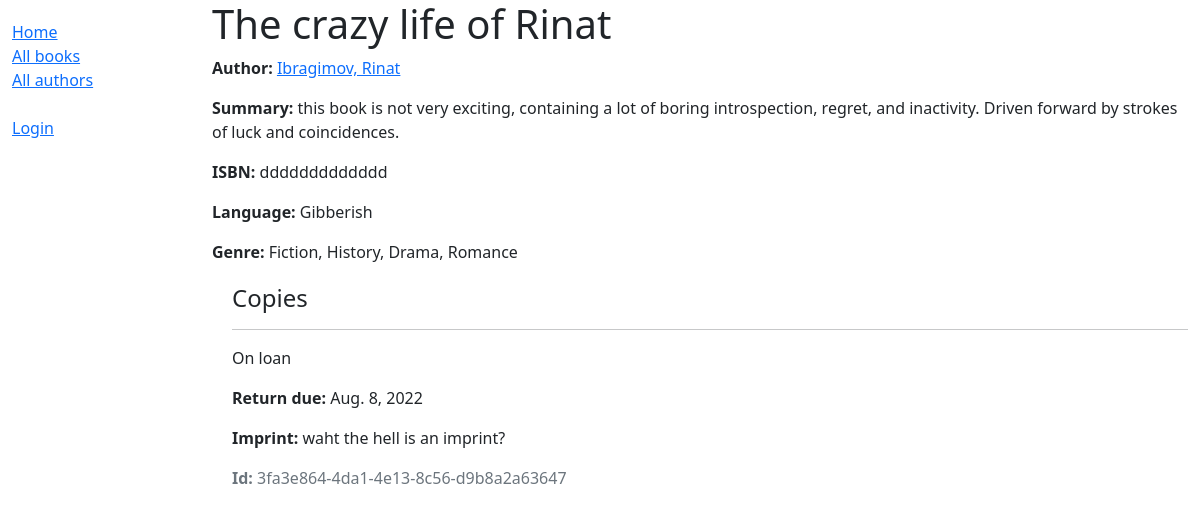
/catalog/books/1, run on the app's committed database.
### catalog/models.py (models this page shows, shortened)
class Book(models.Model):
    title = models.CharField(
        max_length=DEF_CHARFIELD_LENGTH
    )
    author = models.ForeignKey(
        Author,
        on_delete=models.SET_NULL,
        null=True
    )
    summary = models.TextField(
        max_length=1000,
        help_text='Enter a brief description of the book'
    )
    isbn = models.CharField(
        'ISBN',
        max_length=13,
        unique=True,
        help_text='13 character unique identification, see: <a href="https://'
                  'www.isbn-international.org/content/what-isbn">ISBN number'
                  '</a>'
    )
    genre = models.ManyToManyField(
        Genre,
        help_text='Select the book\'s genre'
    )
    language = models.ForeignKey(
        Language,
        on_delete=models.SET_NULL,
        null=True
    )
    def display_genre(self):
        return ', '.join(genre.name for genre in self.genre.all()[:])
    display_genre.short_description = 'Genre'
    class Meta:
        permissions = (
            ('can_edit_books', 'Can edit available books'),
        )

class Author(models.Model):
    first_name = models.CharField(max_length=100)
    last_name = models.CharField(max_length=100)
    dob = models.DateField(
        null=True,
        blank=True
    )
    dod = models.DateField(
        'died',
        null=True,
        blank=True
    )
    def __str__(self):
        return f'{self.last_name}, {self.first_name}'
    class Meta:
        ordering = ['last_name', 'first_name']
        permissions = (
            ('can_edit_authors', 'Can modify available list of authors'),
        )

class Language(models.Model):
    name = models.CharField(
        max_length=DEF_CHARFIELD_LENGTH,
        help_text='Specify the book\'s language (eg. Russian)'
    )
    def __str__(self):
        return self.name

class Genre(models.Model):
    name = models.CharField(
        max_length=DEF_CHARFIELD_LENGTH,
        help_text='Enter a book genre (eg. Science Fiction, Biography)'
    )
    def __str__(self):
        return self.name

class BookInstance(models.Model):
    LOAN_STATUS = (
        ('m', 'Maintenance'),
        ('o', 'On loan'),
        ('a', 'Available'),
        ('r', 'Reserved')
    )
    borrower = models.ForeignKey(
        User,
        on_delete=models.SET_NULL,
        null=True,
        blank=True
    )
    instance_id = models.UUIDField(
        primary_key=True,
        default=uuid.uuid4,
        help_text='Unique ID for this book in the library'
    )
    book = models.ForeignKey(
        'Book',
        on_delete=models.RESTRICT,
        null=True
    )
    imprint = models.CharField(
        max_length=DEF_CHARFIELD_LENGTH
    )
    due_back = models.DateField(
        null=True,  # Book is not out
        blank=True  # Book reserved indefinitely
    )
    status = models.CharField(
        max_length=1,
        choices=LOAN_STATUS,
        blank=True,
        default='m',
        help_text='Book availability'
    )
    class Meta:
        ordering = ['due_back']
        permissions = (
            ('can_mark_returned_books', 'Can set book as returned'),
            ('can_view_all_books', 'Can view all available book instances'),
        )

### catalog/views.py (the view)
# urls.py: path('books/<int:pk>', views.BookDetailView.as_view(), name='book-detail'),
class BookDetailView(generic.DetailView):
    template_name = 'book_detail.html'
    model = Book

### catalog/templates/book_detail.html (shortened to what this page needs)
{% extends 'base.html' %}
{% block content %}
    <h1>{{ book.title }}</h1>
    <p><strong>Author:</strong> <a href="">{{ book.author }}</a></p>
    <p><strong>Summary:</strong> {{ book.summary }}</p>
    <p><strong>ISBN:</strong> {{ book.isbn }}</p>
    <p><strong>Language:</strong> {{ book.language }}</p>
    <p><strong>Genre:</strong> {{ book.genre.all|join:", " }}</p>
    <div style="margin-left: 20px; margin-top: 20px">
        <h4>Copies</h4>
        {% for copy in book.bookinstance_set.all %}
            <hr>
            <p class="{% if copy.status == 'a' %}text-success\
                      {% elif copy.status == 'm' %}text-danger\
                      {% else %}text-warning\
                      {% endif %}">
                {{ copy.get_status_display }}
            </p>
            {% if copy.status == 'o' %}
                <p><strong>Return due:</strong> {{ copy.due_back }}</p>
            {% endif %}
            <p><strong>Imprint:</strong> {{ copy.imprint }}</p>
            <p class='text-muted'><strong>Id: </strong>{{ copy.instance_id }}</p>
        {% endfor %}
    </div>
{% endblock %}

### data on the page
Book: author "Ibragimov, Rinat", summary "this book is not very exciting, containing a lot of boring introspection, regret, and inactivity. Driven forward by strokes of luck and coincidences.", isbn "ddddddddddddd", language "Gibberish", genre.all "Fiction, History, Drama, Romance"
BookInstance: status "On loan", due_back "Aug. 8, 2022", imprint "waht the hell is an imprint?", instance_id "3fa3e864-4da1-4e13-8c56-d9b8a2a63647"
